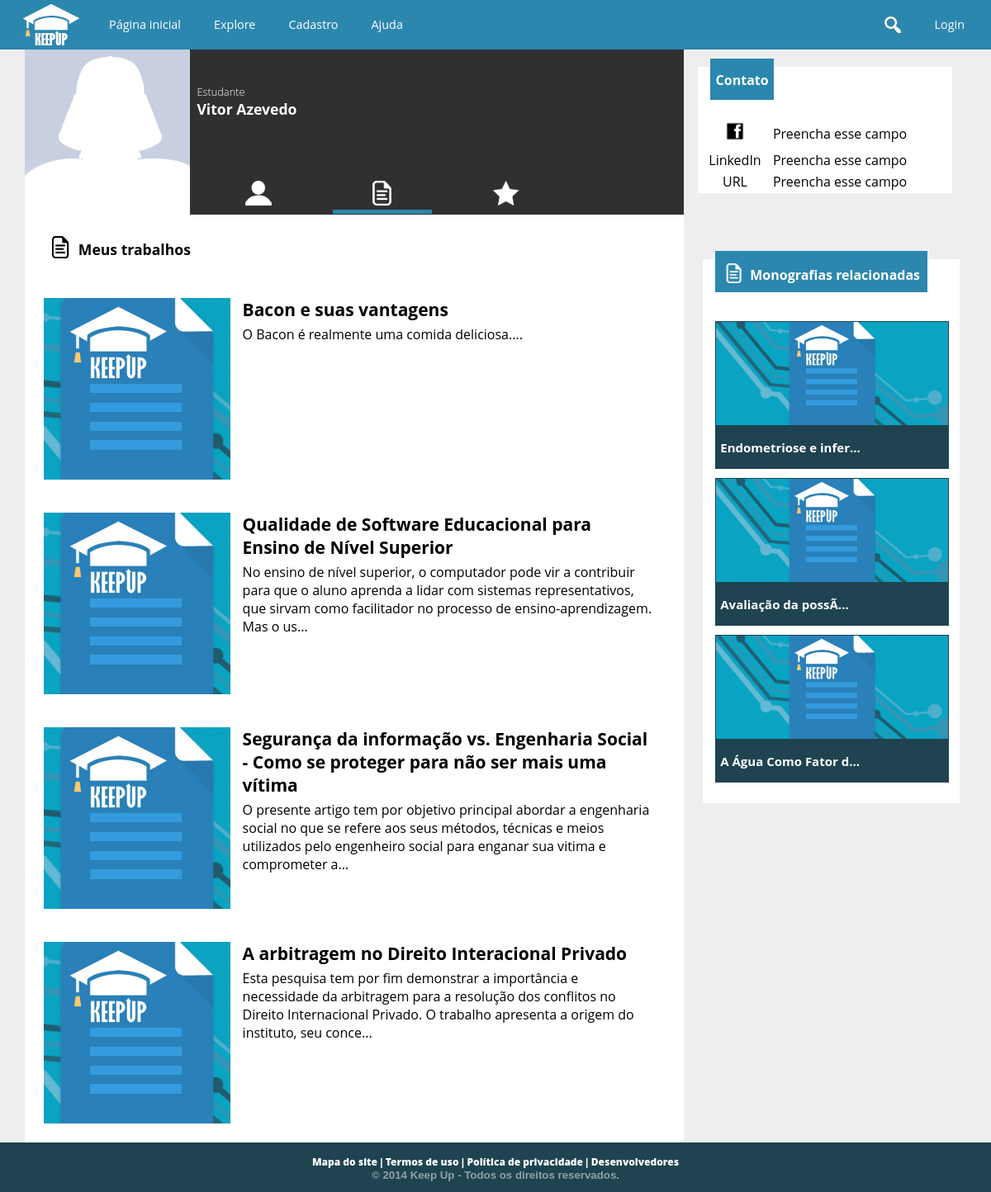
The page /aluno.php?ver=trabalhos&u=bacon on the database its author committed.
### tables this page shows
CREATE TABLE `aluno` (
  `cd_aluno` int(11) NOT NULL AUTO_INCREMENT,
  `cd_usuario` int(11) NOT NULL,
  `nm_aluno` varchar(100) NOT NULL,
  `dt_nascimento` date NOT NULL,
  `tx_bio` text,
  `nm_url_avatar` text,
  `nm_fb` varchar(50) DEFAULT NULL,
  `tx_url_linkedin` text,
  `tx_url_externo` text,
  `nm_profissao` varchar(50) DEFAULT NULL,
  `cd_cidade` int(11) DEFAULT NULL,
  PRIMARY KEY (`cd_aluno`),
  UNIQUE KEY `cd_usuario` (`cd_usuario`),
  KEY `fk_alunocidade` (`cd_cidade`),
  CONSTRAINT `fk_alunocidade` FOREIGN KEY (`cd_cidade`) REFERENCES `cidade` (`cd_cidade`),
  CONSTRAINT `fk_alunousuario` FOREIGN KEY (`cd_usuario`) REFERENCES `usuario` (`cd_usuario`)
);

CREATE TABLE `trabalho` (
  `cd_trabalho` int(11) NOT NULL AUTO_INCREMENT,
  `nm_titulo` varchar(200) NOT NULL,
  `ds_resumo` text,
  `cd_escola` int(11) NOT NULL,
  `cd_curso` int(11) NOT NULL,
  `dt_publicado` datetime NOT NULL,
  `aa_publicacao` int(4) NOT NULL,
  `tx_pchave` varchar(255) DEFAULT '',
  PRIMARY KEY (`cd_trabalho`),
  KEY `fk_trabalhoescola` (`cd_escola`),
  KEY `fk_trabalhocurso` (`cd_curso`),
  CONSTRAINT `fk_trabalhocurso` FOREIGN KEY (`cd_curso`) REFERENCES `curso` (`cd_curso`),
  CONSTRAINT `fk_trabalhoescola` FOREIGN KEY (`cd_escola`) REFERENCES `escola` (`cd_escola`)
);

### conexao.class.php (called while the page is built, shortened)
<?php
class Conexao {
	private $host = "localhost:3307";
	private $usuario = "root";
	private $senha = "usbw";
	private $banco = "keepup";
	private function conectar() {
		if($this->conexao = mysql_connect($this->host, $this->usuario, $this->senha)) {
			if($this->conexaoBanco = mysql_select_db($this->banco)) {
				return $this;
			}
		}
		die("conexao.class:20". mysql_error());
	}
	public function consultar($sql) {
		if($query = mysql_query($sql)) {
			$arr_resultado = array();
			while($resultado = mysql_fetch_array($query)) {
				array_push($arr_resultado, $resultado);
			}
			return $arr_resultado;
		}
		else {
			echo "conexao:39: ".mysql_error();
			$this->desconectar();
			return false;
		}
	}
}
?>

### public_html/aluno.php (the view, shortened to what this page needs)
<?php
require("../conexao.class.php");
$conexao = new Conexao();
	$nm_login = $_GET['u'];
	$usuario = "SELECT cd_usuario FROM usuario WHERE nm_login = '$nm_login'";
	$pageuser = $conexao->consultar($usuario);
	$comando = "SELECT * FROM aluno WHERE cd_usuario = {$pageuser[0]['cd_usuario']}";
	$aluno = $conexao->consultar($comando);
	$cd_aluno = $aluno[0]["cd_aluno"];
	$consulta = "SELECT t.* FROM autoria a, trabalho t WHERE a.cd_aluno = $cd_aluno and t.cd_trabalho = a.cd_trabalho";
	$trabalhosAluno = $conexao->consultar($consulta);
    $consultaFav = "SELECT t.* FROM favorito f, trabalho t WHERE f.cd_aluno = $cd_aluno and t.cd_trabalho = f.cd_trabalho";
    $favoritosAluno = $conexao->consultar($consultaFav);
  $cursosquery =
    "SELECT c.*
    FROM curso c, cursando cu
    WHERE
        cu.cd_curso = c.cd_curso and
        cu.cd_aluno = {$aluno[0]["cd_aluno"]}";
  $cursosAluno = $conexao->consultar($cursosquery);
$relacionadas = "SELECT t.* FROM trabalho t, curso c WHERE t.cd_curso = c.cd_curso and (";
$i = 1;
$ncursos = sizeof($cursosAluno);
foreach($cursosAluno as $curso) {
    $relacionadas .= "t.cd_curso = {$curso["cd_curso"]}";
    if($i< $ncursos) {
        $relacionadas .= " OR ";
    }
    $i++;
}
$relacionadas .= ") ORDER BY rand() LIMIT 3";
$relacionados = $conexao->consultar($relacionadas);
   ?>
<!doctype html>
<html>
<head>
<link href="cs/global.css" type="text/css" rel="stylesheet">
<link href="cs/estilo_user.css" rel="stylesheet" type="text/css">
</head>
<body>
<?php include "header.php"; ?>
     <div id="usuario">
    	 <div id="lado_left">
            <div id="foto_perfil_usuario" style="background-image:url(<?php if($aluno[0]['nm_url_avatar'] <> '')
			echo 'images/upload/'.$pageuser[0]["cd_usuario"]."/".$aluno[0]['nm_url_avatar'];
		else
			echo 'images/default/usericon.png';
		?>)"> </div>
            <div id="dados_usuario">
                <div id="texto_dados">
                    <h3> Estudante </h3>
                    <h1><?php echo  $aluno[0]["nm_aluno"]; ?></h1>
                </div>
                <div id="icones_dados">
                <a href="?ver=perfil&u=<?php echo $nm_login; ?>">	<div class="bot_perfil" id="profile" <?php if(!isset($_GET["ver"]) or $_GET["ver"] == "perfil"){ ?>style="border-bottom:5px solid #2c87af" <?php } ?>> </div> </a>
                <a href="?ver=trabalhos&u=<?php echo $nm_login; ?>">    <div class="bot_perfil" id="monografias" <?php if(isset($_GET["ver"]) and $_GET["ver"] == "trabalhos"){ ?>style="border-bottom:5px solid #2c87af" <?php } ?>> </div> </a>
                <a href="?ver=favoritos&u=<?php echo $nm_login; ?>" >    <div class="bot_perfil" id="favoritos" <?php if(isset($_GET["ver"]) and $_GET["ver"] == "favoritos"){ ?>style="border-bottom:5px solid #2c87af" <?php } ?>> </div> </a>
                </div>
            </div>
		</div>
        <div id="lado_right">
        	<div id="contato">
            	<header class="UltimosTrabalhos" style="background-color:white;">
                          <div class="latest_posts" style="margin:-10px auto auto 5%;"> <h1>  Contato </h1> </div>
                </header>
                <table style="background-color:white">
                	<tr>
                    	<td> <img src="images/face.png" width="30"></td>
                        <td style="text-align:left;"> <?php if($aluno[0]['nm_fb'] != "") {echo "www.facebook.com/".$aluno[0]['nm_fb'];}
    	else { echo "Preencha esse campo";} ?> </td>
                    </tr>
                    <tr>
                    	<td> LinkedIn </td>
                        <td style="text-align:left;"> <?php if($aluno[0]['tx_url_linkedin'] != "") {echo "".$aluno[0]['tx_url_linkedin'];}
    	else { echo "Preencha esse campo";} ?> </td>
                    </tr>
                    <tr>
                    	<td>URL</td>
                        <td style="text-align:left;"> <?php if($aluno[0]['tx_url_externo'] != "" ) { echo "".$aluno[0]['tx_url_externo'];}
    	else { echo "Preencha esse campo";} ?></td>
                    </tr>
                </table>
            </div>
        </div>
   </div>
     <section id="descricao_usuario">
        <?php if (isset($_GET["ver"]) and $_GET["ver"] == "trabalhos") { ?>
        <div class="esquerda">
            <table style="width:auto;">
            <tr>
                <td> <img src="images/perfil_usuario/monografias_.png" width="35px"> </td>
                <td> <h1> Meus trabalhos </h1> </td>
            </tr>
        </table>
                <div id="monografias_do_usuario">
                  <?php foreach($trabalhosAluno as $trabalho) { ?>
                    <div id="trabalho_usuario">
                    <a href="trabalho.php?t=<?php echo $trabalho["cd_trabalho"]; ?>">
                        <div class="trabalho_esquerda">
                            <div id="img_cada_trabalho"> </div>
                        </div>
                        <div class="trabalho_direita">
                            <h1><?php echo $trabalho["nm_titulo"]; ?></h1>
                            <p><?php echo substr($trabalho["ds_resumo"], 0, 200) . "...";
 ?></p>
                        </div>
                        </a>
                    </div>
                    <?php } ?>
                    <?php } else if(isset($_GET["ver"]) and $_GET["ver"] == "favoritos") { ?>
        <div class="esquerda">
            <table style="width:auto;">
            <tr>
                <td> <img src="images/perfil_usuario/favoritos_.png" width="35px"> </td>
                <td> <h1> Meus favoritos </h1> </td>
            </tr>
        </table>
             <div id="monografias_do_usuario">
                    <div id="trabalhos">
  <?php foreach ($favoritosAluno as $trabalho) { ?>
                        <div id="trabalho_usuario">
                    <a href="trabalho.php?t=<?php echo $trabalho["cd_trabalho"]; ?>">
                        <div class="trabalho_esquerda">
                            <div id="img_cada_trabalho1"> </div>
                        </div>
                        <div class="trabalho_direita">
                            <h1><?php echo $trabalho["nm_titulo"]; ?></h1>
                            <p><?php echo substr($trabalho["ds_resumo"], 0, 200) . "..."; ?> </p>
                        </div>
                        </a>
                    </div>
                    <?php } ?>
                    </div>
                </div>
            </div>
        </div>
        <?php } ?>
        </div></div>
        <aside class="direita">
           <?php if(sizeof($relacionados) > 0) { ?>
            <div id="monografias_relacionadas">
                    <header class="UltimosTrabalhos">
                          <div class="latest_posts">
                              <table>
                                <tr>
                                    <td> <img src="images/perfil_usuario/monografias.png" width="30"> </td>
                                    <td> <h1> Monografias relacionadas </h1> </td>
                                </tr>
                              </table>
                          </div>
                    </header>
                    <?php foreach ($relacionados as $trabalhoRelacionado) {
                    if($trabalhoRelacionado['cd_trabalho'] <> $cd_trabalho){   ?>
                    <a href="trabalho.php?t=<?php echo $trabalhoRelacionado['cd_trabalho'];?>">
                         <div id="mono_recente">
                            <div class="imagem_monografia_relacionada"  style="background-image: url(images/imagens_monografias/img_vis.jpg)" id="relacionada_1"> </div>
                            <footer class="titulo_relacionada"> <h1> <?php echo substr($trabalhoRelacionado['nm_titulo'], 0, 20) . "...";?> </h1> </footer>
                        </div>
                    </a>
                    <?php }}?>
                </div>
           <?php } ?>
        </aside>
     </section>
    	<?php include 'footer.php'; ?>
</body>
</html>

### public_html/cs/global.css (style rules this page uses)
a { color: inherit; }
* { font-family: 'Open Sans', sans-serif; }
body { margin:0; padding:0; font-family:Verdana, Geneva, sans-serif; border:0; background-color:#eeeeee; }
header { width:100%; height:60px; background-color:#2c87af; color:white; }
table { margin:auto; }
footer { width:100%; height:60px; clear:both; background-color:#1f4350; position:relative; bottom:0; }

### public_html/cs/estilo_user.css (style rules this page uses)
#lado_left { height:20px; width:70%; float:left; }
#lado_right { float:right; width:30%; }
#usuario { width:95%; height:200px; background-color:#303030; margin:auto; }
#foto_perfil_usuario { float:left; width:200px; background-image:url(../images/usuario_postou/8.jpg); background-position:top center; background-repeat:no-repeat; background-size:cover; height:200px; }
#dados_usuario { float:left; height:203px; width:420px; }
#texto_dados { position:relative; width:100%; padding-top:10%; left:2%; color:white; height:55%; }
#texto_dados h1 { margin:0; font-size:1.1em }
#texto_dados h3 { margin:0; font-size:.8em; font-weight:200 }
#icones_dados { width:600px; height:20%; margin-left:2%; }
.bot_perfil { width:20%; height:100%; float:left; margin-left:2.5%; margin-right:2.5%; }
#profile { background-image:url(../images/perfil_usuario/profile.png); background-position:center; background-repeat:no-repeat; }
#monografias { background-image:url(../images/perfil_usuario/monografias.png); background-position:center; background-repeat:no-repeat; }
#favoritos { background-image:url(../images/perfil_usuario/favoritos.png); background-position:center; background-repeat:no-repeat; }
#descricao_usuario { width:95%; margin:auto; background-color:white; height:auto; }
.esquerda { width:66%; background-color:white; float:left; height:auto; padding:2%; }
.esquerda h1 { margin:0; font-size:1.1em; }
.esquerda p { margin:5px 0 0 0; font-size:.8em }
.direita { width:26%; float:right; height:auto; padding:2%; }
#contato { width:90%; height:200px; padding-left:5%; padding-right:5%; text-align:left; border-top:1px solid #eeeeee; background-color:#eeeeee; }
table { width:100%; margin:0 }
#monografias_relacionadas { width:95%; height:auto; padding-left:5%; padding-right:5%; padding-bottom:10%; background-color:white; margin-top:30px; }
#mono_recente { width:100%; height:175px; margin-top:15px; }
.imagem_monografia_relacionada { width:100%; height:125px; border:1px solid #1f4350; background-position: center; background-size: cover; }
.titulo_relacionada { width:96%; height:50px; background-color:#1f4350; border:1px solid #1f4350; color:white; padding-left:2%; padding-right:2%; }
.titulo_relacionada h1 { margin:15px 0 0 0; font-size:15px; }
#monografias_do_usuario { width:100%; margin:auto; margin-top:30px; }
.UltimosTrabalhos { margin-top:20px; width:100%; background-color:white; }
a:link { text-decoration:none; color:black; }
#monografia_destaque tr, td { text-align:center; }
.latest_posts { float:left; width:auto; padding-left:2%; padding-right:2%; height:50px; margin-top:-10px; background-color:#2c87af; color:white; }
.latest_posts h1 { font-size:16px; margin-top:15px; }
#trabalho_usuario { width:100%; height:220px; overflow:hidden; margin-top:40px; }
.trabalho_esquerda { width:30%; height:220px; float:left; }
#img_cada_trabalho { width:100%; height:230px; background-image:url(../images/imagens_monografias/img_vis.jpg); background-position:center; background-repeat:no-repeat; }
.trabalho_direita { width:66%; height:auto; overflow:hidden; float:right; padding-left:2%; padding-right:2%; }
.trabalho_direita h1 { font-size:21px; }
.trabalho_direita p { font-size:1em; }

### rows shown on the page
aluno: nm_aluno "Vitor Azevedo"
trabalho: nm_titulo "Bacon e suas vantagens", ds_resumo "O Bacon é realmente uma comida deliciosa."
trabalho: nm_titulo "Qualidade de Software Educacional para Ensino de Nível Superior", ds_resumo "No ensino de nível superior, o computador pode vir a contribuir para que o aluno aprenda a lidar com sistemas representativos, que sirvam como facilitador no processo de ensino-aprendizagem. Mas o us"
trabalho: nm_titulo "Segurança da informação vs. Engenharia Social - Como se proteger para não ser mais uma vítima", ds_resumo "O presente artigo tem por objetivo principal abordar a engenharia social no que se refere aos seus métodos, técnicas e meios utilizados pelo engenheiro social para enganar sua vitima e comprometer a"
trabalho: nm_titulo "A arbitragem no Direito Interacional Privado", ds_resumo "Esta pesquisa tem por fim demonstrar a importância e necessidade da arbitragem para a resolução dos conflitos no Direito Internacional Privado. O trabalho apresenta a origem do instituto, seu conce"
trabalho: nm_titulo "Endometriose e infer"
trabalho: nm_titulo "Avaliação da possÃ"
trabalho: nm_titulo "A Água Como Fator d"
